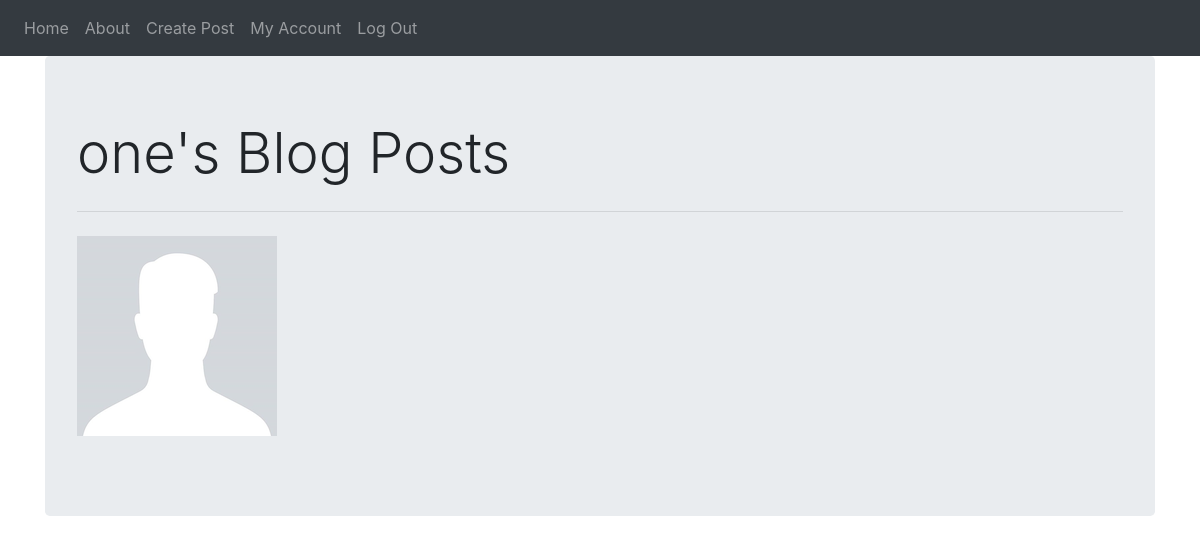
The app's page /one (signed in), older data.
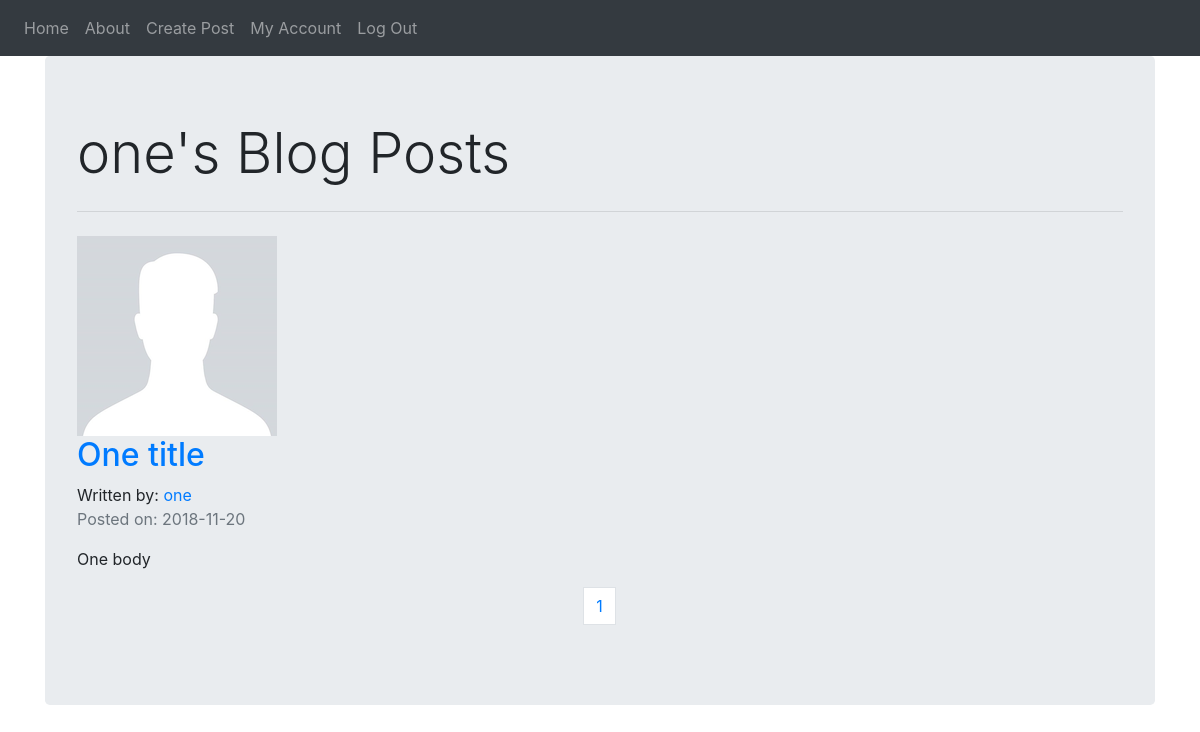
The same page, newer data.
### blog/models.py (models this page shows, shortened)
class User(db.Model, UserMixin):
    __tablename__ = "users"
    id = db.Column(db.Integer, primary_key = True)
    email = db.Column(db.String(64), unique = True, index = True)
    username = db.Column(db.String(64), unique = True, index = True)
    password_hash = db.Column(db.String(128))
    userpicture = db.Column(db.String(32), nullable = False, default = "default_picture.png")
    blog_posts = db.relationship("BlogPost", backref = "author", lazy = True)

class BlogPost(db.Model):
    users = db.relationship(User)
    id = db.Column(db.Integer, primary_key = True)
    user_id = db.Column(db.Integer, db.ForeignKey("users.id"), nullable = False)
    title = db.Column(db.String(128), nullable = False)
    body = db.Column(db.Text, nullable = False)
    date = db.Column(db.DateTime, nullable = False, default = datetime.utcnow)

### blog/users/views.py (the view)
@users.route("/<username>")
def user_posts(username):
    page = request.args.get("page", 1, type=int)
    user = User.query.filter_by(username=username).first_or_404()
    blog_posts = BlogPost.query.filter_by(author=user).order_by(BlogPost.date.desc()).paginate(page=page, per_page=10)
    return render_template("user_posts.html", blog_posts=blog_posts, user=user)

### blog/models.py (called while the page is built)
@login_manager.user_loader
def load_user(user_id):
    return User.query.get(user_id)

### blog/templates/user_posts.html (shortened to what this page needs)
{% extends "base.html" %}
{% block content %}
<div class="jumbotron">
  <h1 class="display-4">{{user.username}}'s Blog Posts</h1><hr class="my-4">
  <img align="center" src="{{url_for("static", filename="profile_pictures/" + current_user.userpicture)}}">
  {% for blog_post in blog_posts.items %}
    <h2> <a href="{{url_for("blog_posts.blog_post", blog_post_id=blog_post.id)}}">{{blog_post.title}}</a> </h2>
    Written by: <a href="{{url_for("users.user_posts", username=blog_post.author.username)}}">{{blog_post.author.username}}</a>
    <p class="text-muted">Posted on: {{blog_post.date.strftime("%Y-%m-%d")}}</p>
    <p>{{blog_post.body}}</p>
  {% endfor %}
  <nav aria-label="Page Navigation">
    <ul class="pagination justify-content-center">
      {% for i in blog_posts.iter_pages(left_edge=1, right_edge=1, left_current=1, right_current=2) %}
        {% if blog_posts.page == i %}
          <li class="page-item-disabled"><a class="page-link" href="{{url_for("core.index", page=i)}}">{{i}}</a></li>
        {% else %}
          <li class="page-item"><a class="page-link" href="{{url_for("core.index", page=i)}}">{{i}}</a></li>
        {% endif %}
      {% endfor %}
    </ul>
  </nav>
{% endblock %}

### blog/templates/base.html (shortened to what this page needs)
<!DOCTYPE html>
<html lang="en" dir="ltr">
  <head>
    <link rel="stylesheet" href="https://stackpath.bootstrapcdn.com/bootstrap/4.1.3/css/bootstrap.min.css">
  </head>
  <body>
    <nav class="navbar navbar-expand-lg navbar-dark bg-dark">
      <div class="navbar-nav">
        <a class = "nav-item nav-link" href="{{url_for("core.index")}}">Home</a>
        <a class = "nav-item nav-link" href="{{url_for("core.about")}}">About</a>
        {% if current_user.is_authenticated %}
          <a class = "nav-item nav-link" href="{{url_for("blog_posts.create_post")}}">Create Post</a>
          <a class = "nav-item nav-link" href="{{url_for("users.account")}}">My Account</a>
          <a class = "nav-item nav-link" href="{{url_for("users.logout")}}">Log Out</a>
        {% else %}
          <a class = "nav-item nav-link" href="{{url_for("users.login")}}">Log In</a>
          <a class = "nav-item nav-link" href="{{url_for("users.register")}}">Register</a>
        {% endif %}
      </div>
    </nav>
    <div class="container">
      {% block content %}
      {% endblock %}
    </div>
  </body>
</html>

Row changes from the older to the newer data that the page shows:
added BlogPost: title "One title", author.username "one", date "2018-11-20", body "One body"
Text that changed along with them:
new list line: "1"
